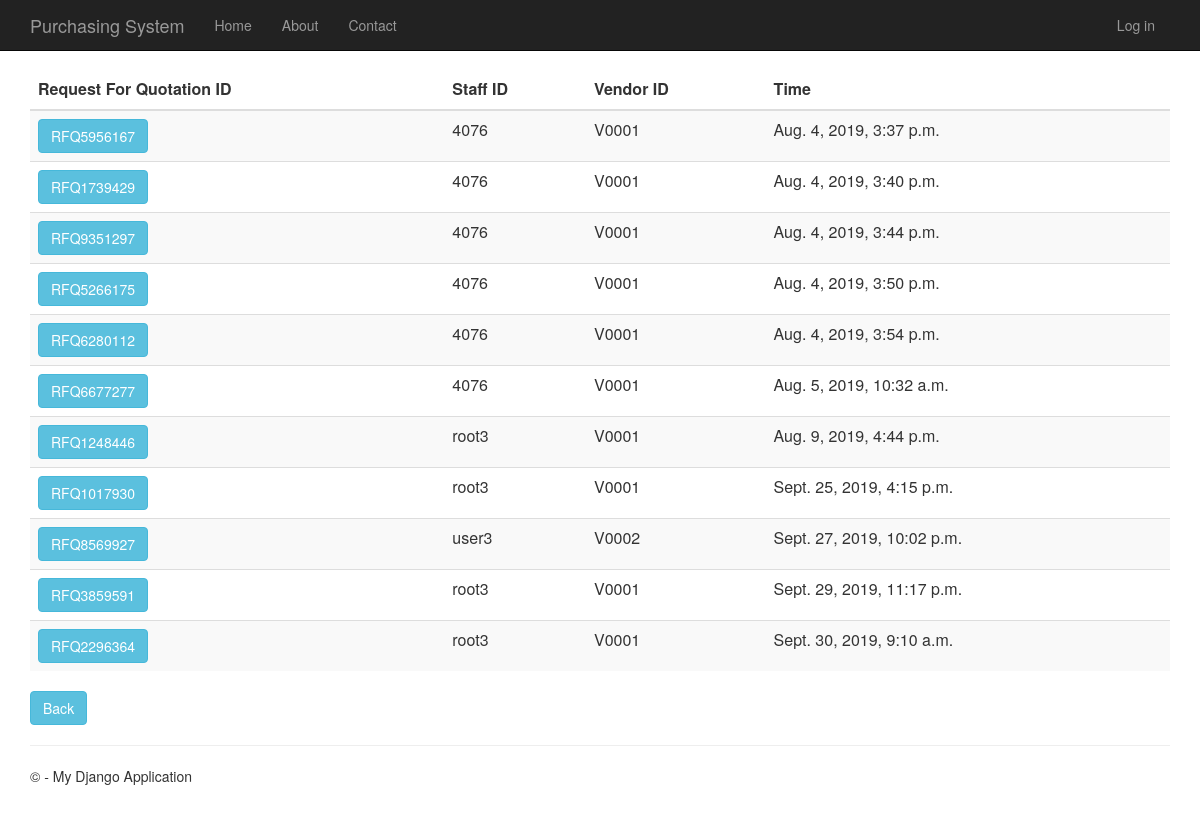
Page /requestforquotationhistory on the committed database.
### RequestForQuotation/models.py (models this page shows, shortened)
class RequestForQuotation(models.Model):
    request_for_quotation_id = models.CharField(primary_key=True, max_length=10)
    time_created = models.DateTimeField()
    description = models.TextField(null=True,default=None, blank=True)
    total_price = models.DecimalField(max_digits=10, decimal_places=2, default=Decimal('0.00'))
    person_id = models.ForeignKey(Person, on_delete = models.CASCADE)
    vendor_id = models.ForeignKey(Vendor, on_delete = models.CASCADE)
    purchase_requisition_id = models.ForeignKey(PurchaseRequisition, on_delete = models.CASCADE)

### app/models.py (models this page shows, shortened)
class Person(models.Model):
    user_id = models.OneToOneField(User)
    person_id = models.CharField(primary_key=True, max_length=10)
    person_name = models.TextField()
    person_address = models.TextField()
    person_phone_number = models.TextField()
    person_role = models.TextField(default = 'MANAGER')

class Vendor(models.Model):
    vendor_id = models.CharField(primary_key=True, max_length=10)
    vendor_name = models.TextField()
    vendor_phone_number = models.TextField()
    vendor_address = models.TextField()
    vendor_email = models.TextField()
    def __str__(self):
        return str(self.vendor_id)

### RequestForQuotation/views.py (the view)
# urls.py: url(r'^requestforquotationhistory', RequestForQuotation.views.requestforquotationhistory, name="request_of_quotation_history"),
def requestforquotationhistory(request):
    request_for_quotations = RequestForQuotation.objects.all()
    context = {
            'title':'Request For Quotation History',
            'rows':request_for_quotations
        }
    return render(request,'RequestForQuotation/requestforquotationhistory.html',context)

### RequestForQuotation/templates/RequestForQuotation/requestforquotationhistory.html
﻿{% extends "app/layout.html" %}
{% block content %}
<div class="purchaseorderhistory margintop">
    <form action="requestforquotationhistorydetails" method="GET">
        <table class="table table-striped margintop">
          <thead>
            <tr>
              <th scope="col">Request For Quotation ID</th>
              <th scope="col">Staff ID</th>
              <th scope="col">Vendor ID</th>
              <th scope="col">Time</th>
            </tr>
          </thead>
          <tbody>
              {% for r in rows %}
            <tr>
                 <td><button type="submit" name="rfq_id" value="{{r.request_for_quotation_id}}" class="btn btn-info" >{{r.request_for_quotation_id}}</button></td>
                 <td>{{r.person_id.person_id}}</td>
                 <td>{{r.vendor_id}}</td>
                 <td>{{r.time_created}}</td>
            </tr>
              {% endfor %}
          </tbody>
        </table>
    </form>
       <form action="menu">
        <div class="margintop">
            <button type="submit" class="btn btn-info" >Back</button>
        </div>
    </form>
</div>
{% endblock %}

### app/static/app/content/site.css (style rules this page uses)
body { padding-top: 50px; padding-bottom: 20px; }

### rows in the picture
RequestForQuotation: request_for_quotation_id "RFQ5956167", person_id.person_id "4076", vendor_id "V0001", time_created "Aug. 4, 2019, 3:37 p.m."
RequestForQuotation: request_for_quotation_id "RFQ1739429", person_id.person_id "4076", vendor_id "V0001", time_created "Aug. 4, 2019, 3:40 p.m."
RequestForQuotation: request_for_quotation_id "RFQ9351297", person_id.person_id "4076", vendor_id "V0001", time_created "Aug. 4, 2019, 3:44 p.m."
RequestForQuotation: request_for_quotation_id "RFQ5266175", person_id.person_id "4076", vendor_id "V0001", time_created "Aug. 4, 2019, 3:50 p.m."
RequestForQuotation: request_for_quotation_id "RFQ6280112", person_id.person_id "4076", vendor_id "V0001", time_created "Aug. 4, 2019, 3:54 p.m."
RequestForQuotation: request_for_quotation_id "RFQ6677277", person_id.person_id "4076", vendor_id "V0001", time_created "Aug. 5, 2019, 10:32 a.m."
RequestForQuotation: request_for_quotation_id "RFQ1248446", person_id.person_id "root3", vendor_id "V0001", time_created "Aug. 9, 2019, 4:44 p.m."
RequestForQuotation: request_for_quotation_id "RFQ1017930", person_id.person_id "root3", vendor_id "V0001", time_created "Sept. 25, 2019, 4:15 p.m."
RequestForQuotation: request_for_quotation_id "RFQ8569927", person_id.person_id "user3", vendor_id "V0002", time_created "Sept. 27, 2019, 10:02 p.m."
RequestForQuotation: request_for_quotation_id "RFQ3859591", person_id.person_id "root3", vendor_id "V0001", time_created "Sept. 29, 2019, 11:17 p.m."
RequestForQuotation: request_for_quotation_id "RFQ2296364", person_id.person_id "root3", vendor_id "V0001", time_created "Sept. 30, 2019, 9:10 a.m."
